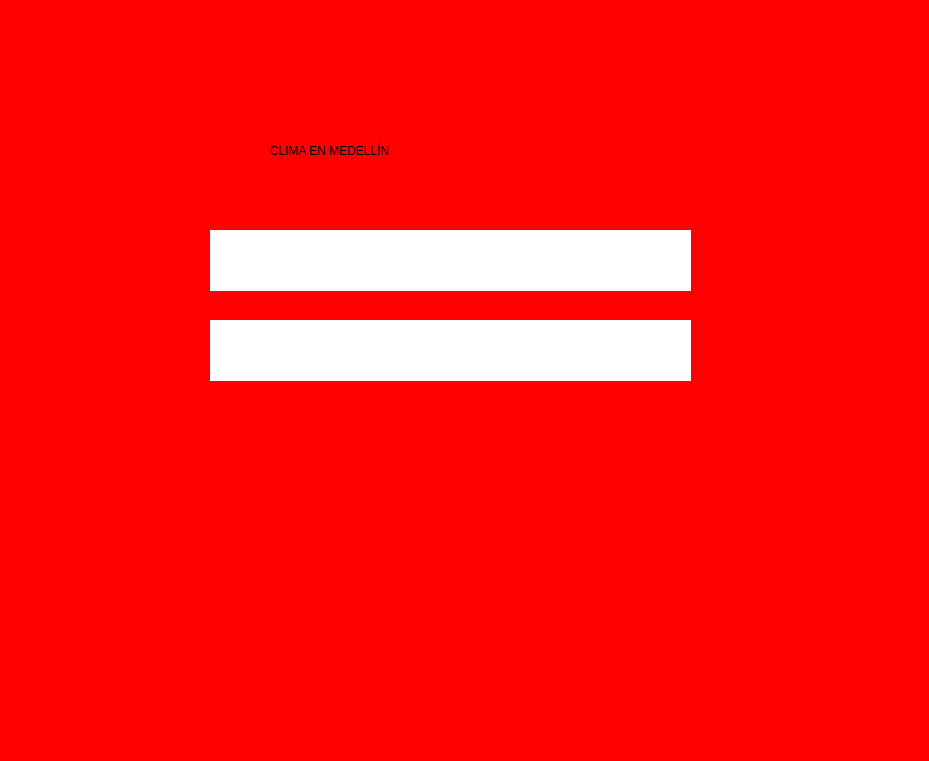
<?xml version="1.0" encoding="UTF-8"?>
<ui version="4.0">
 <class>Dialog</class>
 <widget class="QDialog" name="Dialog">
  <property name="geometry">
   <rect>
    <x>0</x>
    <y>0</y>
    <width>929</width>
    <height>761</height>
   </rect>
  </property>
  <property name="windowTitle">
   <string>CLIMA</string>
  </property>
  <property name="styleSheet">
   <string notr="true">background-color: rgb(255, 0, 0);</string>
  </property>
  <widget class="QLabel" name="label">
   <property name="geometry">
    <rect>
     <x>270</x>
     <y>130</y>
     <width>341</width>
     <height>41</height>
    </rect>
   </property>
   <property name="styleSheet">
    <string notr="true">font: 20pt &quot;Monospac821 BT&quot;;</string>
   </property>
   <property name="text">
    <string>CLIMA EN MEDELLÍN</string>
   </property>
  </widget>
  <widget class="QLabel" name="label_2">
   <property name="geometry">
    <rect>
     <x>210</x>
     <y>230</y>
     <width>481</width>
     <height>61</height>
    </rect>
   </property>
   <property name="styleSheet">
    <string notr="true">background-color: rgb(255, 255, 255);</string>
   </property>
   <property name="text">
    <string/>
   </property>
  </widget>
  <widget class="QLabel" name="label_3">
   <property name="geometry">
    <rect>
     <x>210</x>
     <y>320</y>
     <width>481</width>
     <height>61</height>
    </rect>
   </property>
   <property name="styleSheet">
    <string notr="true">background-color: rgb(255, 255, 255);</string>
   </property>
   <property name="text">
    <string/>
   </property>
  </widget>
  <widget class="QLabel" name="label_4">
   <property name="geometry">
    <rect>
     <x>520</x>
     <y>390</y>
     <width>411</width>
     <height>421</height>
    </rect>
   </property>
   <property name="text">
    <string/>
   </property>
   <property name="pixmap">
    <pixmap>../imagenes/kisspng-t-shirt-cloud-weather-clip-art-vector-cloudy-weather-forecast-icon-material-5a8634a8809866.2087930915187447445267.png</pixmap>
   </property>
   <property name="scaledContents">
    <bool>true</bool>
   </property>
  </widget>
  <widget class="QLabel" name="label_5">
   <property name="geometry">
    <rect>
     <x>40</x>
     <y>580</y>
     <width>211</width>
     <height>171</height>
    </rect>
   </property>
   <property name="text">
    <string/>
   </property>
   <property name="pixmap">
    <pixmap>../imagenes/logo_u.png</pixmap>
   </property>
  </widget>
 </widget>
 <resources/>
 <connections/>
</ui>
